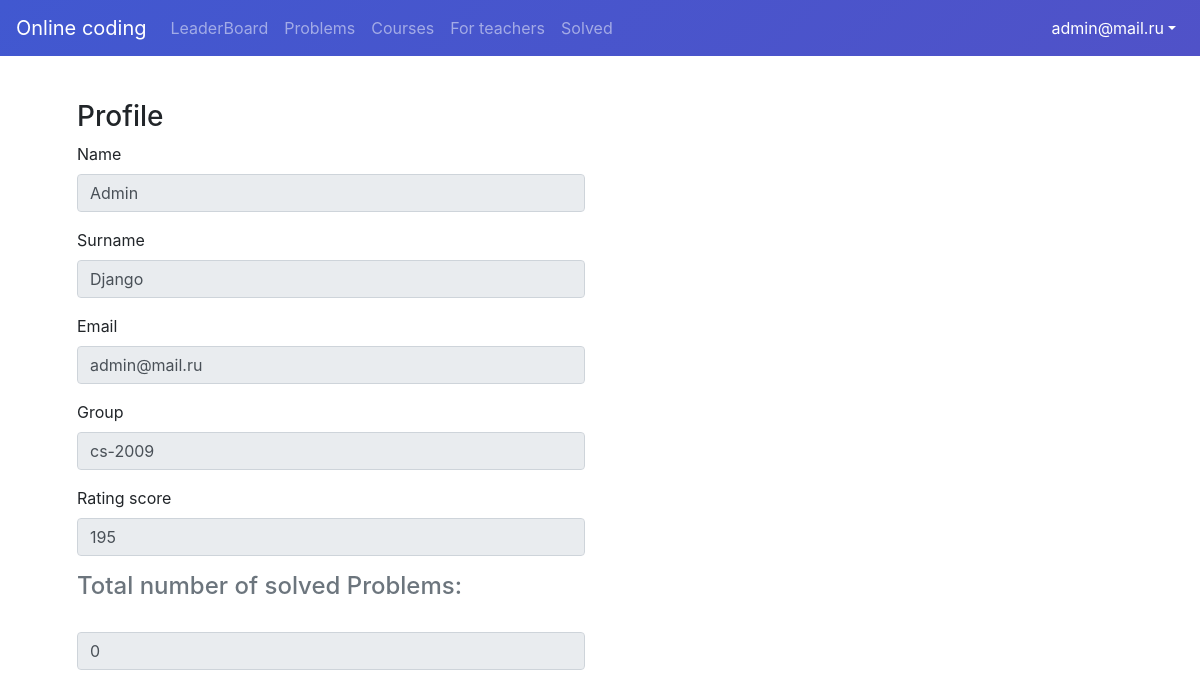
The page /profile (signed in) on the database its author committed.
### user/models.py (models this page shows, shortened)
class User(AbstractBaseUser, PermissionsMixin):
    id = models.UUIDField(primary_key=True, default=uuid.uuid4, editable=False)
    first_name = models.CharField(max_length=32)
    surname = models.CharField(max_length=32)
    group = models.CharField(max_length=32)
    role = models.IntegerField(choices=ROLE_CHOICES, default=0)
    is_active = models.BooleanField(default=True)
    is_staff = models.BooleanField(default=False)
    email = models.EmailField(max_length=255, unique=True)
    rating = models.IntegerField(default=0)
    objects = UserManager()
    USERNAME_FIELD = 'email'

class Student(models.Model):
    user = models.OneToOneField(User, on_delete=models.CASCADE, primary_key=True)
    rating = models.IntegerField(default=0)
    teacher = models.ForeignKey('Teacher', on_delete=models.CASCADE, null=True)

### api/views.py (the view)
# urls.py: path('profile', profile, name='profile'),
def profile(request):
    if request.method == 'GET':
        if request.user.is_authenticated:
            user = Student.objects.all().filter(user=request.user).first()
            if not user:
                user = Teacher.objects.all().filter(user=request.user).first()
            problems = ProgrammingTaskSolution.objects.all().filter(author=request.user)
            return render(request, 'onlineCoding/profile.html', {'user': user, 'problems': len(problems)})
        else:
            return render(request, 'onlineCoding/404.html')

### templates/onlineCoding/profile.html (shortened to what this page needs)
{% extends 'onlineCoding/base.html' %}
{% block content %}
    <div class="container">
        <div class="row">
            <div class="col-md-12">
                <div class="panel panel-default">
                    <div class="panel-heading col-6">
                        <h3 class="panel-title">Profile</h3>
                    </div>
                    <div class="panel-body col-6">
                        <form action="/base" method="post">
                            <div class="form-group">
                                <label for="name">Name</label>
                                <input type="text" name="name" id="name" class="form-control"
                                       value="{{ user.user.first_name }}" disabled>
                            </div>
                            <div class="form-group">
                                <label for="surname">Surname</label>
                                <input type="text" name="surname" id="surname" class="form-control"
                                       value="{{ user.user.surname }}" disabled>
                            </div>
                            <div class="form-group">
                                <label for="email">Email</label>
                                <input type="email" name="email" id="email" class="form-control"
                                       value="{{ user.user.email }}" disabled>
                            </div>
                            <div class="form-group">
                                <label for="group">Group</label>
                                <input type="text" name="group" id="group" class="form-control"
                                       value="{{ user.user.group }}" disabled>
                            </div>
                            <div class="form-group">
                                <label for="group">Rating score</label>
                                <input type="number" id="group" class="form-control"
                                       value="{{ user.rating }}" disabled>
                            </div>
                            <div class="text-muted"><h4>Total number of solved Problems:</h4></div>
                                <div class="form-group">
                                    <input type="number" id="group" class="form-control"
                                           value="{{ problems }}" disabled>
                                </div>
                        </form>
                    </div>
                </div>
            </div>
        </div>
    </div>
{% endblock %}

### templates/onlineCoding/base.html (shortened to what this page needs)
<!DOCTYPE html>
<html lang="en">
<head>
    {% load static %}
    <link rel="stylesheet" href="https://cdn.jsdelivr.net/npm/bootstrap@4.6.1/dist/css/bootstrap.min.css"
>
    <link rel="stylesheet" href="{% static 'onlineCoding/css/style.css' %}">
</head>
<body>
<nav class="navbar navbar-expand-md fixed-top navbar-dark bg-purple-gradient">
    <a class="navbar-brand" href="#">Online coding</a>
    {% with request.resolver_match.url_name as url_name %}
        <div class="navbar-collapse offcanvas-collapse" id="navbarsExampleDefault">
            <ul class="navbar-nav mr-auto">
                <li class="nav-item {% if url_name == 'leaderboard' %} active {% endif %}">
                    <a class="nav-link" href="/leaderboard">LeaderBoard <span class="sr-only">(current)</span></a>
                </li>
                <li class="nav-item {% if url_name == 'problems' %} active {% endif %}">
                    <a class="nav-link" href="/problems">Problems</a>
                </li>
                <li class="nav-item {% if url_name == 'courses' %} active {% endif %}">
                    <a class="nav-link" href="/courses">Courses</a>
                </li>
                <li class="nav-item {% if url_name == 'teacher' %} active {% endif %}">
                    <a class="nav-link" href="/teacher">For teachers</a>
                </li>
                <li class="nav-item {% if url_name == 'solved' %} active {% endif %}">
                    <a class="nav-link" href="/solved">Solved</a>
                </li>
            </ul>
            <ul class="navbar-nav">
                {% if request.user.is_authenticated %}
                    <li class="nav-item dropdown {% if url_name == 'profile' %} active {% endif %}">
                        <a class="nav-link dropdown-toggle" href="#" id="dropdown01" data-toggle="dropdown"
                           aria-haspopup="true" aria-expanded="false">{{ request.user }}</a>
                    </li>
                {% else %}
                    <li class="nav-item">
                        <span><a class="nav-link" href="/login">Login</a></span>
                    </li>
                {% endif %}
            </ul>
        </div>
    {% endwith %}
</nav>
    <br>
    <br>
    <br>
    <br>
<main role="main" class="container">
    {% block content %}
    {% endblock %}
</main>
</body>
</html>

### static/onlineCoding/css/style.css (style rules this page uses)
.bg-purple-gradient { background-color: #4158D0; background-image: linear-gradient(135deg, #4158D0 0%, #5052c8 100%); }
body, html { height: auto; }
.container { padding: 2px 16px; }

### rows shown on the page
User: user "admin@mail.ru"
Student: name "Admin", surname "Django", email "admin@mail.ru", group "cs-2009", rating "195"
